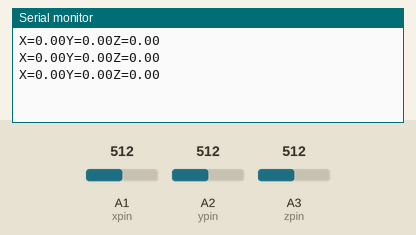
This sketch was run on a simulated Arduino Uno, built with avr-gcc and run on an emulated ATmega328P. On the bench: the last lines printed to the serial monitor. Inputs (shaded band) come from the test bench; at power-on: A1 (xpin) = 512, A2 (ypin) = 512, A3 (zpin) = 512.

Above: at 1.3 s.
1.4 s: A1 (xpin) set to 716
At 1.9 s:
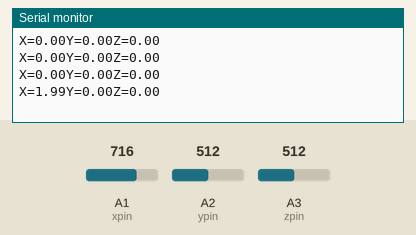
2.9 s: A2 (ypin) set to 716
At 3.4 s:
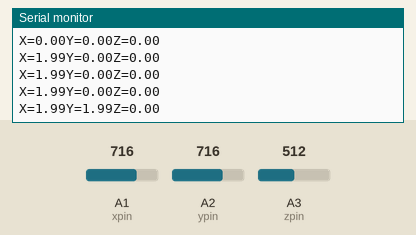
4.4 s: A3 (zpin) set to 716
At 4.9 s:
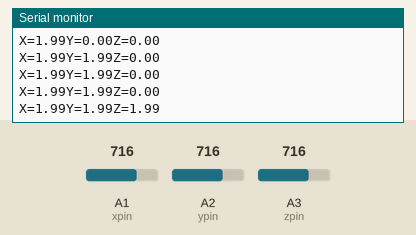
5.9 s: A1 (xpin) set to 900
At 6.5 s:
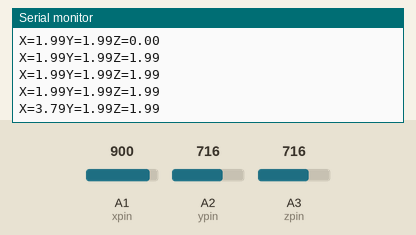
7.4 s: A2 (ypin) set to 900
At 8.0 s:
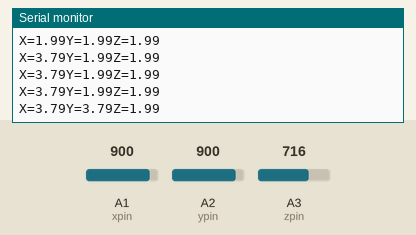
8.9 s: A3 (zpin) set to 900
At 9.5 s:
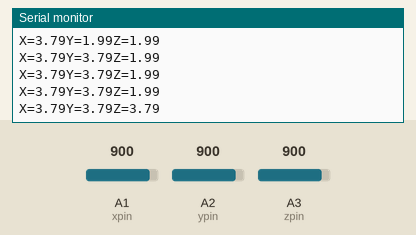
Timing chart, 0 to 11.4 s (numbered marks = the images above; inputs shaded):
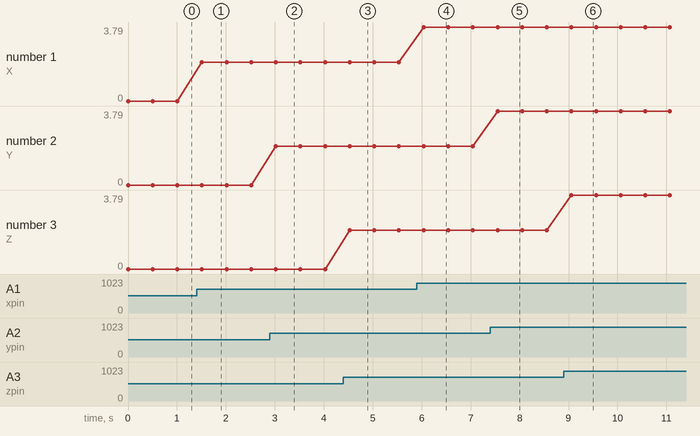

The sketch:

xyz_exam.ino
```cpp
// these constants describe the pins. They won't change:
const int xpin = A1;                  // x-axis of the accelerometer
const int ypin = A2;                  // y-axis
const int zpin = A3;                  // z-axis (only on 3-axis models)

int sampleDelay = 500;   //number of milliseconds between readings
void setup()
{
  // initialize the serial communications:
  Serial.begin(9600);

  //Make sure the analog-to-digital converter takes its reference voltage from
  // the AREF pin
  analogReference(EXTERNAL);

  pinMode(xpin, INPUT);
  pinMode(ypin, INPUT);
  pinMode(zpin, INPUT);
}

void loop()
{
  int x = analogRead(xpin);

  //add a small delay between pin readings.  I read that you should
  //do this but haven't tested the importance
    delay(1);

  int y = analogRead(ypin);

  //add a small delay between pin readings.  I read that you should
  //do this but haven't tested the importance
    delay(1);

  int z = analogRead(zpin);

  //zero_G is the reading we expect from the sensor when it detects
  //no acceleration.  Subtract this value from the sensor reading to
  //get a shifted sensor reading.
  float zero_G = 512.0;

  //scale is the number of units we expect the sensor reading to
  //change when the acceleration along an axis changes by 1G.
  //Divide the shifted sensor reading by scale to get acceleration in Gs.
  float scale = 102.3;

  Serial.print("X="+String(((float)x - zero_G)/scale));
 // Serial.print("X="+String(x));

  Serial.print("Y="+String(((float)y - zero_G)/scale));
 // Serial.print("Y="+String(y));

 Serial.println("Z="+String(((float)z - zero_G)/scale));
 // Serial.print("Z="+String(z));

  // delay before next reading:
  delay(sampleDelay);
}
```

Measured:
- after the input at 1.4 s, the serial monitor: prints a new line after 0.11 s (image 1)
- after the input at 2.9 s, the serial monitor: prints a new line after 0.12 s (image 2)
- after the input at 4.4 s, the serial monitor: prints a new line after 0.13 s (image 3)
- after the input at 5.9 s, the serial monitor: prints a new line after 0.14 s (image 4)
- after the input at 7.4 s, the serial monitor: prints a new line after 0.15 s (image 5)
- after the input at 8.9 s, the serial monitor: prints a new line after 0.16 s (image 6)
- plotted number 1: 0 → 1.99 after the input at 1.4 s, 1.99 → 3.79 after the input at 5.9 s
